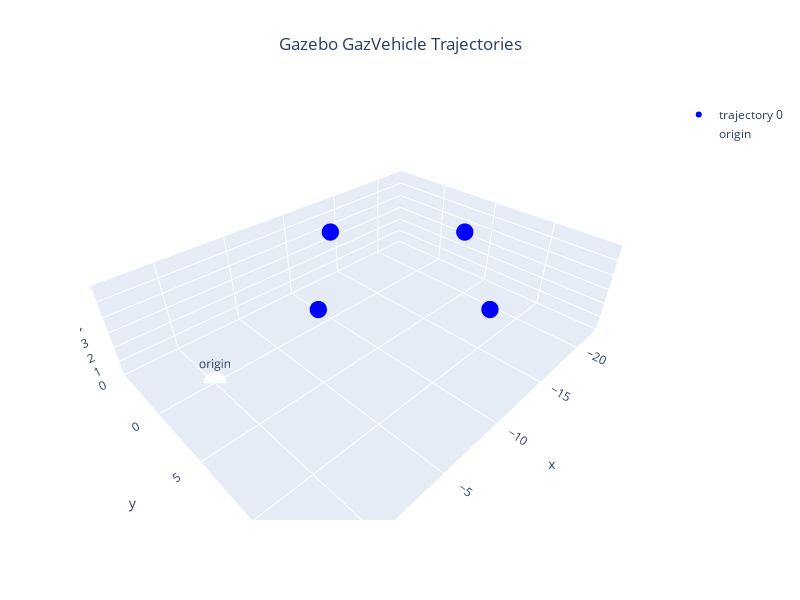

The notebook cell this image was saved under:
### Markdown cell above
## Gazebo Congiguration

### Code cell
gaz_config = ConfigGazebo(origin= enu_origin,
                          world_path="simulator/gazebo/worlds/runway.world")

gaz_config.add(base_path=base_path,base_home=base_home,color=color)
gaz_config.show()

### Figure 1 — Plotly figure (JSON) as saved in the notebook; plotly's stock layout.template omitted (floating-point values rounded to 4 significant figures)
{"data": [{"marker": {"color": ["blue", "blue", "blue", "blue", "blue"], "size": 6}, "mode": "markers", "name": "trajectory 0", "type": "scatter3d", "x": [-5, -12.07, -19.14, -12.07, -5], "y": [5, -2.071, 5.0, 12.07, 5], "z": [5, 5, 5, 5, 5]}, {"marker": {"color": "white", "size": 8}, "mode": "markers+text", "name": "origin", "text": ["origin"], "textposition": "top center", "type": "scatter3d", "x": [0], "y": [0], "z": [0]}], "layout": {"height": 600, "scene": {"xaxis": {"range": [-22.97, 3.828], "title": {"text": "x"}}, "yaxis": {"range": [-4.899, 14.9], "title": {"text": "y"}}, "zaxis": {"range": [0, 6], "title": {"text": "z"}}}, "showlegend": true, "title": {"text": "Gazebo GazVehicle Trajectories", "x": 0.5, "xanchor": "center"}, "width": 800}}
